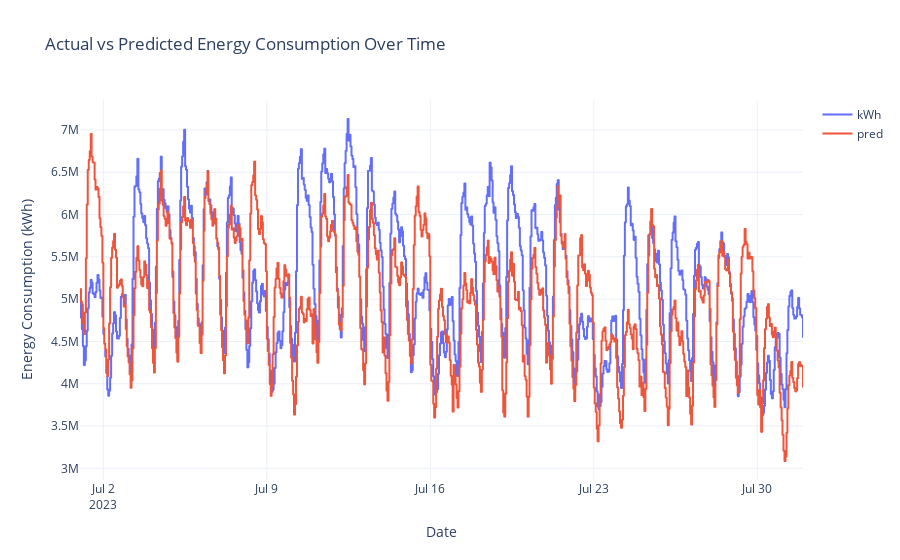

The notebook cell this image was saved under:
### Code cell
# Create the figure with step lines for both actual and predicted values
fig = px.line(
    y_preds_val.reset_index(),
    x="datetime",
    y=["kWh", "pred"],
    labels={
        "datetime": "Date",
        "value": "Energy Consumption (kWh)",
        "variable": "Series",
    },
    title="Actual vs Predicted Energy Consumption Over Time",
    line_shape="hv",  # Set line shape to horizontal-vertical for step chart
)

# Customize the layout
fig.update_layout(
    template="plotly_white",
    legend=dict(title=""),
    xaxis_title="Date",
    yaxis_title="Energy Consumption (kWh)",
)

# Show the figure
fig.show()

### Figure 1 — Plotly figure (JSON) as saved in the notebook; plotly's stock layout.template omitted (floating-point values rounded to 4 significant figures; data arrays with more than 128 entries replaced by an {"elided": "..."} marker saying what was removed)
{"data": [{"hovertemplate": "Series=kWh<br>Date=%{x}<br>Energy Consumption (kWh)=%{y}<extra></extra>", "legendgroup": "kWh", "line": {"color": "#636efa", "dash": "solid", "shape": "hv"}, "marker": {"symbol": "circle"}, "mode": "lines", "name": "kWh", "showlegend": true, "type": "scattergl", "x": {"elided": "744 str values"}, "xaxis": "x", "y": {"elided": "744 float values"}, "yaxis": "y"}, {"hovertemplate": "Series=pred<br>Date=%{x}<br>Energy Consumption (kWh)=%{y}<extra></extra>", "legendgroup": "pred", "line": {"color": "#EF553B", "dash": "solid", "shape": "hv"}, "marker": {"symbol": "circle"}, "mode": "lines", "name": "pred", "showlegend": true, "type": "scattergl", "x": {"elided": "744 str values"}, "xaxis": "x", "y": {"elided": "744 float values"}, "yaxis": "y"}], "layout": {"legend": {"title": {"text": ""}, "tracegroupgap": 0}, "title": {"text": "Actual vs Predicted Energy Consumption Over Time"}, "xaxis": {"anchor": "y", "domain": [0, 1], "title": {"text": "Date"}}, "yaxis": {"anchor": "x", "domain": [0, 1], "title": {"text": "Energy Consumption (kWh)"}}}}
